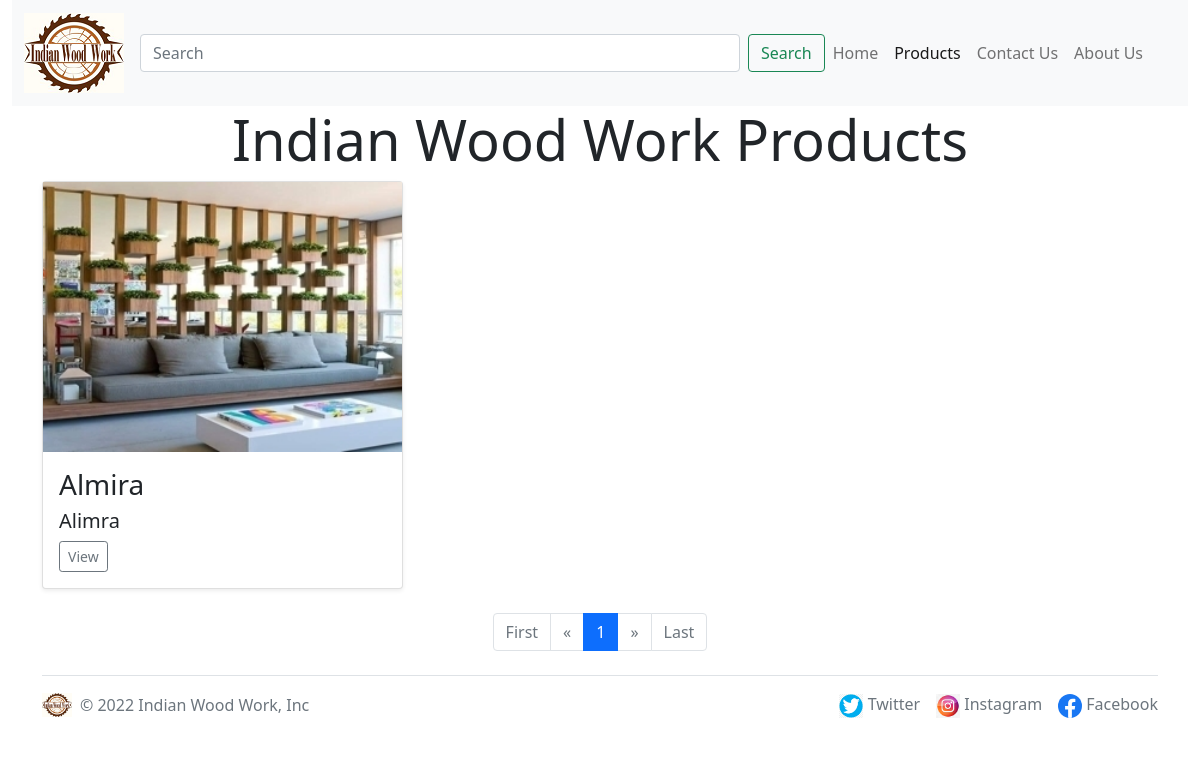
Screenshot of /product/Tables with the database file from the repository.
### App/models.py (models this page shows, shortened)
class Product(models.Model):
    s_no = models.AutoField(primary_key=True)
    slug = models.CharField(default="", max_length=50)
    name = models.CharField(default="", max_length=150)
    description = models.CharField(default="", max_length=350)
    update = models.DateField(default=date.today)
    product_cat = models.CharField(default="", choices=product_category, max_length=400)
    smallimage = models.ImageField(upload_to='product/', default="")
    hdimage1 = models.ImageField(upload_to='product/', default="")
    hdimage2 = models.ImageField(upload_to='product/', default="")
    hdimage3 = models.ImageField(upload_to='product/', default="")
    hdimage4 = models.ImageField(upload_to='product/', default="")
    arifmobile = models.IntegerField(default=0)
    arifwhatspp = models.IntegerField(default=0)
    danishmobile = models.IntegerField(default=0)
    danishwhatspp = models.IntegerField(default=0)

### App/views.py (the view)
# urls.py: path("product/<str:slug>", views.product, name="Product Page"),
def product(request, slug):
    products = Product.objects.filter(product_cat=slug)
    paginator = Paginator(products, 12)
    page_number = request.GET.get('page')
    try:
        page_obj = paginator.get_page(page_number)
    except PageNotAnInteger:
        page_obj = paginator.page(1)
    except EmptyPage:
        page_obj = paginator.page(paginator.num_pages)
    param = {'data': page_obj}
    return render(request, 'products.html', param)

### template/products.html (shortened to what this page needs)
{% extends 'base.html' %}
{% block product %}active{% endblock %}
{% load static %}
{% block body %}
<div class="container">
    <h1 class="display-4 fw-normal text-center">Indian Wood Work Products</h1>
    <div class="row row-cols-2 row-cols-sm-2 row-cols-md-3 g-3">
        {% for im in data %}
        <div class="col">
            <div class="card shadow-sm">
                <img src="/media/{{im.smallimage}}">
                <div class="card-body">
                    <h3 class="name">{{im.name}}</h3>
                    <h5 class="desc">{{im.description}}</h5>
                    <div class="d-flex justify-content-between align-items-center">
                        <div class="btn-group">
                            <a type="button" href="productview/{{im.slug}}"
                               class="btn btn-sm btn-outline-secondary">View
                            </a>
                        </div>
                    </div>
                </div>
            </div>
        </div>
        {% endfor %}
    </div>
</div>
<div class="container pt-4">
    <nav aria-label="Page navigation ">
        <ul class="pagination justify-content-center">
            {% if data.paginator.num_pages != 1 %}
            <li class="page-item"><a class="page-link" href="?page=1">First</a></li>
            {% else %}
            <li class="page-item disabled"><a class="page-link" href="#">First</a></li>
            {% endif %}
            {% if data.has_previous %}
            <li class="page-item"><a class="page-link" href="?page={{ data.previous_page_number }}">&laquo;</a></li>
            {% else %}
            <li class="page-item disabled"><a class="page-link" href="#">&laquo;</a></li>
            {% endif %}
            {% for i in data.paginator.page_range %}
            {% if data.number == i %}
            <li class="page-item active"><a class="page-link" href="#">{{ i }}</a></li>
            {% elif data.number > i|add:"-5" and data.number < i|add:"+5"%}
            <li class="page-item"><a class="page-link" href="?page={{ i }}">{{ i }}</a></li>
            {% endif %}
            {% endfor %}
            {% if data.has_next %}
            <li class="page-item"><a class="page-link" href="?page={{ data.next_page_number }}">&raquo;</a></li>
            {% else %}
            <li class="page-item disabled"><a class="page-link" href="#">&raquo;</a></li>
            {% endif %}
            {% if data.paginator.num_pages != data.number %}
            <li class="page-item"><a class="page-link" href="?page={{ data.paginator.num_pages }}">Last</a></li>
            {% else %}
            <li class="page-item disabled"><a class="page-link" href="#">Last</a></li>
            {% endif %}
        </ul>
    </nav>
</div>
{% endblock %}

### rows the page displays
Product: smallimage (picture), name "Almira", description "Alimra"

### other values shown
{{ i }} "1"
